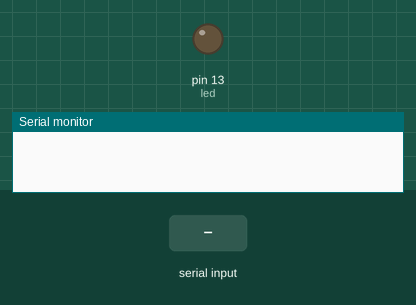
Simulated run of this sketch. Board: Arduino Uno, built with avr-gcc and run on an emulated ATmega328P. On the bench: output pins drawn as LEDs (lit = HIGH), the last lines printed to the serial monitor. The test bench sets the inputs (shaded band).

Above: at 1.2 s.
1.3 s: byte 30 received over Serial
At 1.8 s:
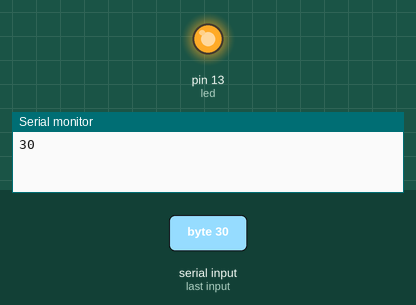
Timing chart, 0 to 4.3 s (numbered marks = the images above; inputs shaded):
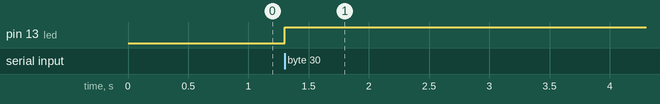

Measured:
- after the input at 1.3 s, pin 13 (led): LOW → HIGH at once

The sketch:

recieve-serial.ino
```cpp
// Andrew Barlow

const int led = 13;
int value;

void setup() {
  pinMode( led, OUTPUT );
  Serial.begin(9600);
}

void loop() {

  if ( Serial.available() ) {
    value = Serial.read();
    Serial.println(value);

    digitalWrite(led, value);
  }

}
```
